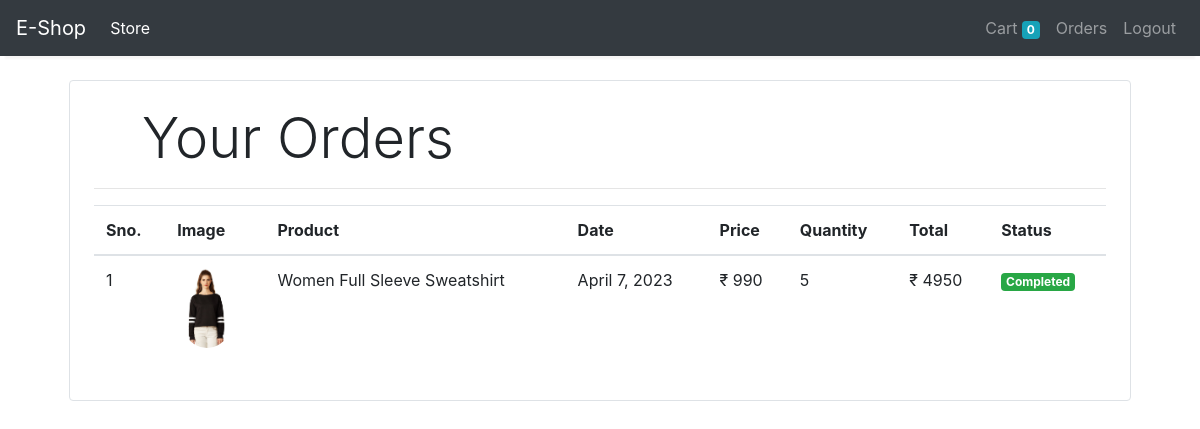
Screenshot of /orders (signed in) with the database file from the repository.
### store/models/orders.py (models this page shows, shortened)
class Order(models.Model):
    product = models.ForeignKey(Product , on_delete=models.CASCADE)
    customer = models.ForeignKey(Customer , on_delete=models.CASCADE)
    quantity = models.IntegerField(default=1)
    price = models.IntegerField()
    address = models.CharField(max_length=50 , default='' , blank=True)
    phone = models.CharField(max_length=50 , default='' , blank=True)
    date = models.DateField(default=datetime.datetime.today)
    status = models.BooleanField(default=False)
    @staticmethod
    def get_orders_by_customer(customer_id):
        return Order\
            .objects\
                .filter(customer=customer_id)\
                    .order_by('-date')

### store/models/product.py (models this page shows, shortened)
class Product(models.Model):
    name = models.CharField(max_length=50)
    price = models.IntegerField(default=0)
    category = models.ForeignKey(Category , on_delete=models.CASCADE , default=1)
    description = models.CharField(max_length=200 , default='' , null=True , blank=True)
    image = models.ImageField(upload_to='uploads/products/')

### store/middlewares/auth.py (the view)
    def middleware(request):
        print(request.session.get('customer'))
        returnUrl = request.META['PATH_INFO']
        print(request.META['PATH_INFO'])
        if not request.session.get('customer'):
            return redirect(f'login?return_url={returnUrl}')
        response = get_response(request)
        return response

### store/templatetags/custom_filter.py (called while the page is built)
@register.filter(name = 'currency')
def currency(number):
    return "₹ "+str(number)

@register.filter(name = 'multiply')
def multiply(number , number1):
    return number * number1

### store/views/orders.py (called while the page is built)
    def get(self , request):
        customer = request.session.get('customer')
        orders = Order.get_orders_by_customer(customer)
        print(orders)
        return render(request , 'orders.html' , {'orders' : orders})

### store/templates/orders.html
{% extends 'base.html' %}
{% block content %}
{% load cart %}
{% load custom_filter %}
<div class="container">
    <div class="border rounded p-4 m-4  ">
        <p class="display-4 pl-4 ml-4">Your Orders</p>
        <hr>
        <table class="table">
            <thead>
                <tr>
                    <th>Sno.</th>
                    <th>Image</th>
                    <th>Product</th>
                    <th>Date</th>
                    <th>Price</th>
                    <th>Quantity</th>
                    <th>Total</th>
                    <th>Status</th>
                </tr>
            </thead>
            <tbody>
                {% for order in orders %}
                <tr>
                    <td >{{forloop.counter}}</td>
                    <td><img style="height: 80px;" class="rounded-circle " src="{{order.product.image.url}}" alt=""></td>
                    <td>{{order.product.name}}</td>
                    <td>{{order.date}}</td>
                    <td>{{order.price|currency}}</td>
                    <td>{{order.quantity}}</td>
                    <td>{{order.quantity|multiply:order.price|currency}}</td>
                    {% if order.status %}
                    <td><small class="badge badge-success">Completed</small></td>
                    {%else%}
                    <td><small class="badge badge-warning">Pending</small></td>
                    {% endif %}
                </tr>
                {% endfor %}
            </tbody>
        </table>
    </div>
</div>
{% endblock %}

### rows the page displays
Order: product.image (picture), product.name "Women Full Sleeve Sweatshirt", date "April 7, 2023", price "₹ 990", quantity "5", quantity|multiply "₹ 4950", status "Completed"

### other values shown
{{ request.session.cart.keys|length }} "0"
